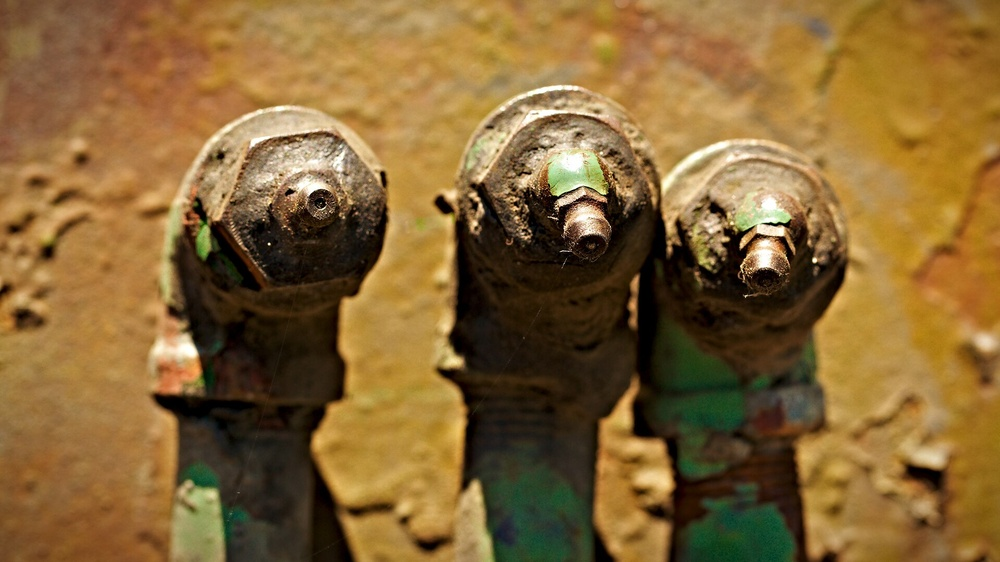
#> input picture data/pipe_corrosion.jpg, 1000 x 562 px, shrunk from 1920 x 1080 before the run
$ python -i inspection.py   (imports and definitions only)
#> lines starting #> are read from the running program, lines starting #| are printed output that depends on the picture; after the words box and inside, x2 and y2 are one past the last pixel; in counts of white or black regions, pixels touching at a corner belong together
import cv2
import numpy as np


def compute_foreground_roi_mask(img, output_roi_path=None):
    """Computes a classical OpenCV foreground ROI mask based on structural edges,

    gradients, and morphological grouping of equipment/pipe boundaries.
    Includes safeguards against full-frame, tiny contours, and low-extent hollow blobs.
    """
    height, width = img.shape[:2]
    total_pixels = height * width

    gray = cv2.cvtColor(img, cv2.COLOR_BGR2GRAY)
    blurred = cv2.GaussianBlur(gray, (5, 5), 0)

    # Canny edge detection for structural equipment/pipe edges
    edges = cv2.Canny(blurred, 50, 150)

    # Morphological operations to group structural edges into solid foreground equipment regions
    close_kernel = cv2.getStructuringElement(cv2.MORPH_RECT, (9, 9))
    dilate_kernel = cv2.getStructuringElement(cv2.MORPH_RECT, (5, 5))

    closed = cv2.morphologyEx(edges, cv2.MORPH_CLOSE, close_kernel)
    dilated = cv2.dilate(closed, dilate_kernel, iterations=1)

    # Find external contours of structural equipment regions
    contours, _ = cv2.findContours(dilated, cv2.RETR_EXTERNAL, cv2.CHAIN_APPROX_SIMPLE)

    roi_mask = np.zeros((height, width), dtype=np.uint8)
    min_roi_area = int(total_pixels * 0.001)  # Reject tiny components (<0.1% of image)

    roi_components_total = 0
    roi_rejection_audit = []

    for cnt in contours:
        area = cv2.contourArea(cnt)
        if area < min_roi_area:
            continue

        x, y, w, h = cv2.boundingRect(cnt)
        roi_components_total += 1

        # Safeguard: Reject contours that span essentially the entire frame (giant frame rejection)
        is_frame_spanning = (
            (w >= 0.85 * width and h >= 0.85 * height) or
            (area > 0.70 * total_pixels)
        )
        if is_frame_spanning:
            continue

        # Extent / fill-ratio filter: extent = contour_area / bounding_box_area
        bb_area = float(w * h)
        extent = float(area) / bb_area if bb_area > 0 else 0.0

        if extent < 0.15:
            roi_rejection_audit.append({
                "box": (int(x), int(y), int(w), int(h)),
                "extent": round(extent, 3),
                "area": area
            })
            continue

        # Draw valid equipment ROI component onto mask
        cv2.drawContours(roi_mask, [cnt], -1, 255, -1)

    # Fallback for synthetic plain images where edge density might be low
    if np.sum(roi_mask > 0) == 0:
        roi_mask.fill(255)

    if output_roi_path is not None:
        cv2.imwrite(output_roi_path, roi_mask)

    return roi_mask, roi_components_total, roi_rejection_audit


def inspect_corrosion(image_path_or_array, output_annotated_path=None, output_roi_path=None, use_roi=True):
    """Inspects an industrial image for corrosion (rust/staining) using classical OpenCV,

    with optional classical foreground pipe/equipment ROI segmentation and extent filtering.

    Thresholds for recommendation:
    - PASS: corrosion_percentage < 2.0%
    - WARNING: 2.0% <= corrosion_percentage < 10.0%
    - CRITICAL: corrosion_percentage >= 10.0%

    Returns:
        dict containing image dimensions, pixel count, percentage, region count,
        bounding boxes, and recommendation, along with diagnostic mask metrics and ROI audit.
    """
#> called with image_path_or_array = '../data/pipe_corrosion.jpg', use_roi = True
    if isinstance(image_path_or_array, str):
        img = cv2.imread(image_path_or_array)
#> img is the input picture: shape (562, 1000, 3); mean B, G, R 53.3, 101.4, 133
        if img is None:
            raise FileNotFoundError(f"Could not load image from {image_path_or_array}")
    else:
        img = image_path_or_array.copy()

    height, width = img.shape[:2]
#> height = 562; width = 1000
    total_pixels = height * width
#> total_pixels = 562000

    # Step 1: Compute foreground ROI mask if enabled
    roi_components_total = 0
    roi_rejection_audit = []
    if use_roi:
        roi_mask, roi_components_total, roi_rejection_audit = compute_foreground_roi_mask(img, output_roi_path=output_roi_path)
#> in compute_foreground_roi_mask, `gray = cv2.cvtColor(img, cv2.COLOR_BGR2GRAY)`:
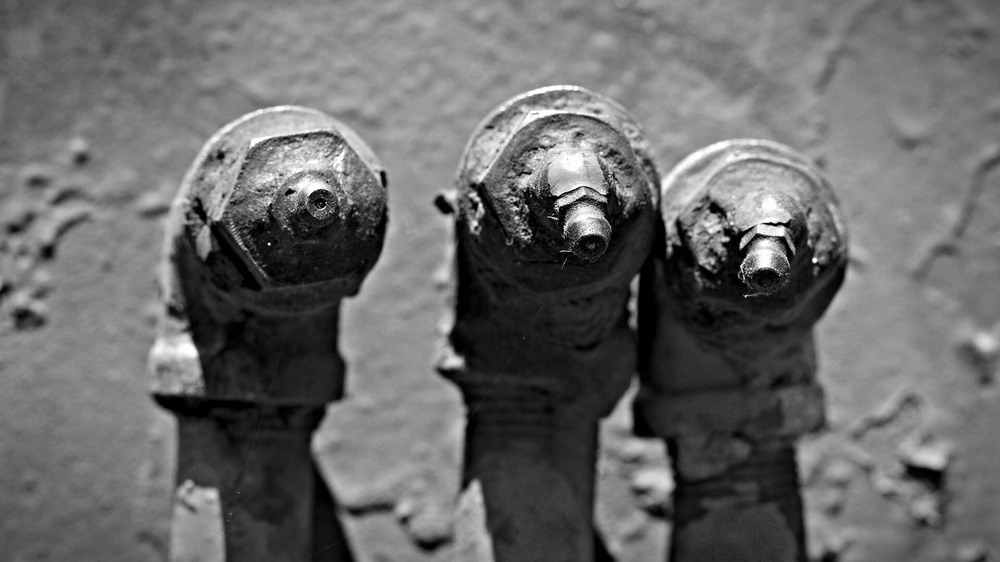
#> gray: shape (562, 1000); min 0, max 255, mean 105.4
#> in compute_foreground_roi_mask, `edges = cv2.Canny(blurred, 50, 150)`:
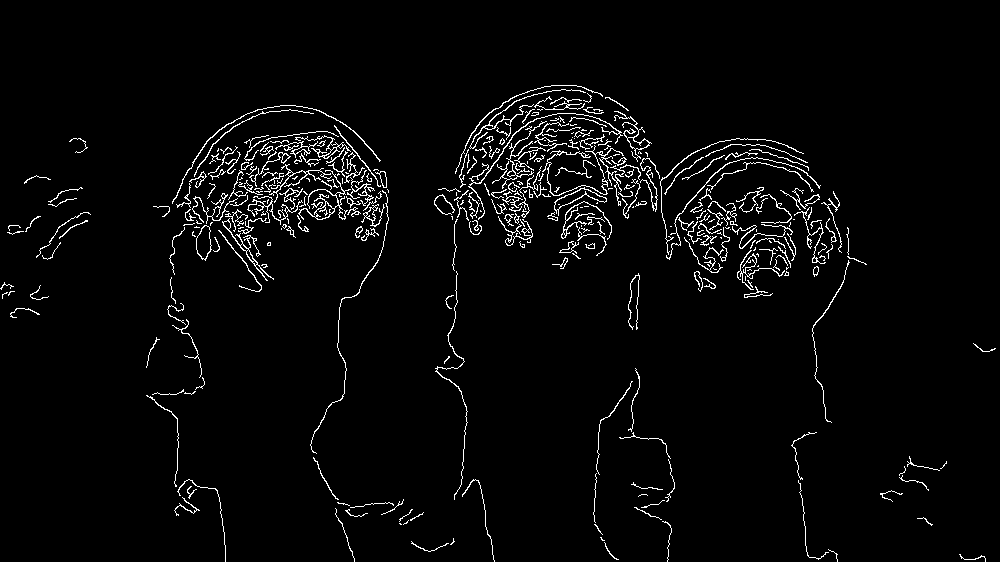
#> edges: shape (562, 1000); 3.2% white in thin lines or dots, all inside (x1, y1, x2, y2) = (0, 85, 996, 562)
#> in compute_foreground_roi_mask, `closed = cv2.morphologyEx(edges, cv2.MORPH_CLOSE, close_kernel)`: closed: shape (562, 1000); 11.1% white; 26 white regions (1 under 20 px), largest, box (x1, y1, x2, y2) and area: (434, 85, 867, 423) 35840, (153, 105, 404, 562) 20055, (146, 277, 226, 562) 1559
#> in compute_foreground_roi_mask, `dilated = cv2.dilate(closed, dilate_kernel, iterations=1)`: dilated: shape (562, 1000); 15.7% white; 21 white regions
#> in compute_foreground_roi_mask, `contours, _ = cv2.findContours(dilated, cv2.RETR_EXTERNAL, cv2.CHAIN_A..`: contours = 21 contours; largest, box (x1, y1, x2, y2) and area: (432, 83, 869, 562) 50338, (144, 103, 426, 562) 30976, (591, 366, 677, 562) 3024, (789, 430, 840, 562) 993, (34, 210, 93, 262) 992
#> the loop in compute_foreground_roi_mask, `for cnt in contours:` made 21 passes
#> area on passes 1, 2, 3, 4, 8, 9, 10, 11, 12, 14, 15, 17: 185, 298.5, 115, 234.5, 168, 196, 240.5, 220.5, 235, 48.5, 350, 473
#> (area, x, y, w, h, bb_area, extent) on passes 5, 6, 7, 13, 16, 20: (574.5, 897, 454, 52, 39, 2028, 0.283), (993, 789, 430, 51, 132, 6732, 0.148), (3024, 591, 366, 86, 196, 16856, 0.179), (702, 626, 271, 16, 61, 976, 0.719), (991.5, 34, 210, 59, 52, 3068, 0.323), (30975.5, 144, 103, 282, 459, 129438, 0.239)
#> after the loop in compute_foreground_roi_mask, `for cnt in contours:`:
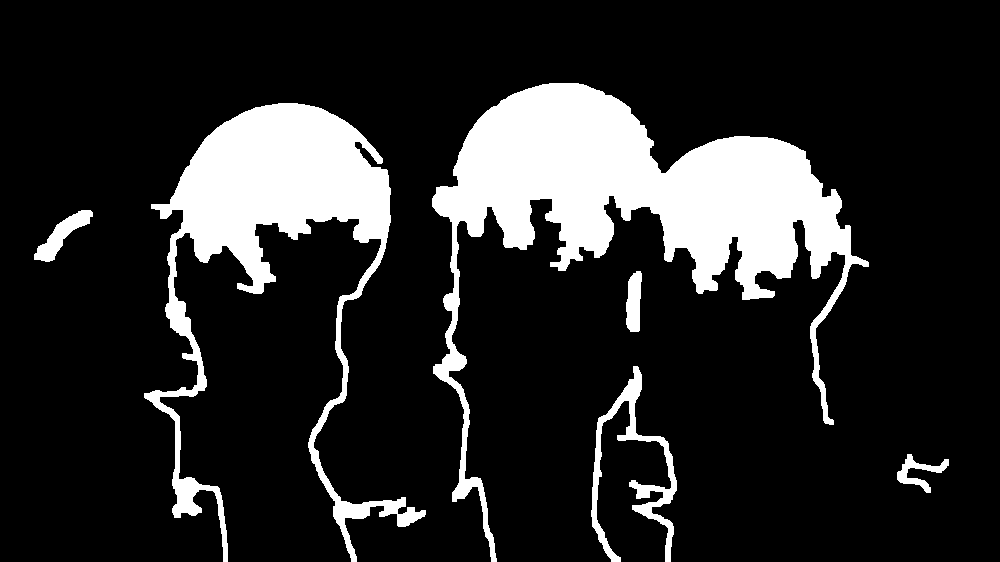
#> roi_mask: shape (562, 1000); 16.1% white; 6 white regions, box (x1, y1, x2, y2) and area: (432, 83, 869, 562) 51814, (144, 103, 426, 562) 32373, (591, 366, 677, 562) 3519, (34, 210, 93, 262) 1071, (626, 271, 642, 332) 770, (897, 454, 949, 493) 675
#> after the loop in compute_foreground_roi_mask, `for cnt in contours:`: roi_components_total = 7; roi_rejection_audit = 1 item
#> roi_components_total = 7; roi_rejection_audit = 1 item
    else:
        roi_mask = np.full((height, width), 255, dtype=np.uint8)

    foreground_roi_pixels = int(np.sum(roi_mask > 0))
#> foreground_roi_pixels = 90222
    foreground_roi_coverage_percentage = (foreground_roi_pixels / total_pixels) * 100.0
#> foreground_roi_coverage_percentage = 16.05

    # Step 2: Apply gentle Gaussian blur to reduce high-frequency texture noise
    blurred = cv2.GaussianBlur(img, (5, 5), 0)
#> blurred: shape (562, 1000, 3)

    # Convert to HSV color space for robust color segmentation of rust/orange-brown tones
    hsv = cv2.cvtColor(blurred, cv2.COLOR_BGR2HSV)
#> hsv: shape (562, 1000, 3); mean H, S, V 19.7, 159.7, 134.3

    # Define refined color range for rust / corrosion in HSV
    lower_rust = np.array([5, 50, 50], dtype=np.uint8)
    upper_rust = np.array([25, 255, 255], dtype=np.uint8)

    raw_hsv_mask = cv2.inRange(hsv, lower_rust, upper_rust)
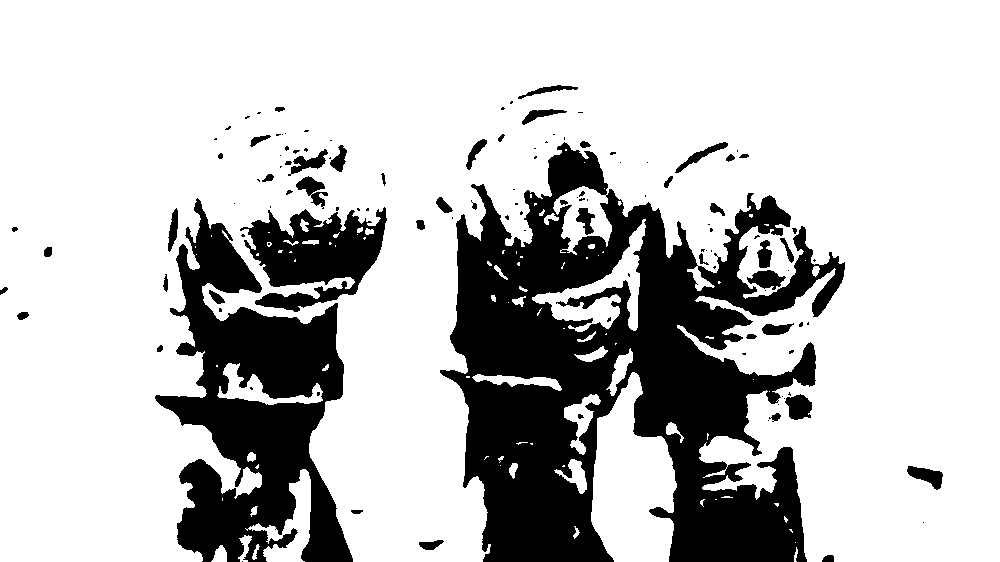
#> raw_hsv_mask: shape (562, 1000); 76% white; 122 black regions (72 under 20 px), largest, box (x1, y1, x2, y2) and area: (440, 142, 845, 562) 85271, (155, 198, 353, 562) 33919, (240, 207, 387, 312) 8499
    raw_hsv_mask_pixels = int(np.sum(raw_hsv_mask > 0))
#> raw_hsv_mask_pixels = 427356
    raw_hsv_mask_percentage = (raw_hsv_mask_pixels / total_pixels) * 100.0
#> raw_hsv_mask_percentage = 76.04

    # Step 3: Restrict corrosion detection using foreground ROI mask
    restricted_hsv_mask = cv2.bitwise_and(raw_hsv_mask, roi_mask)
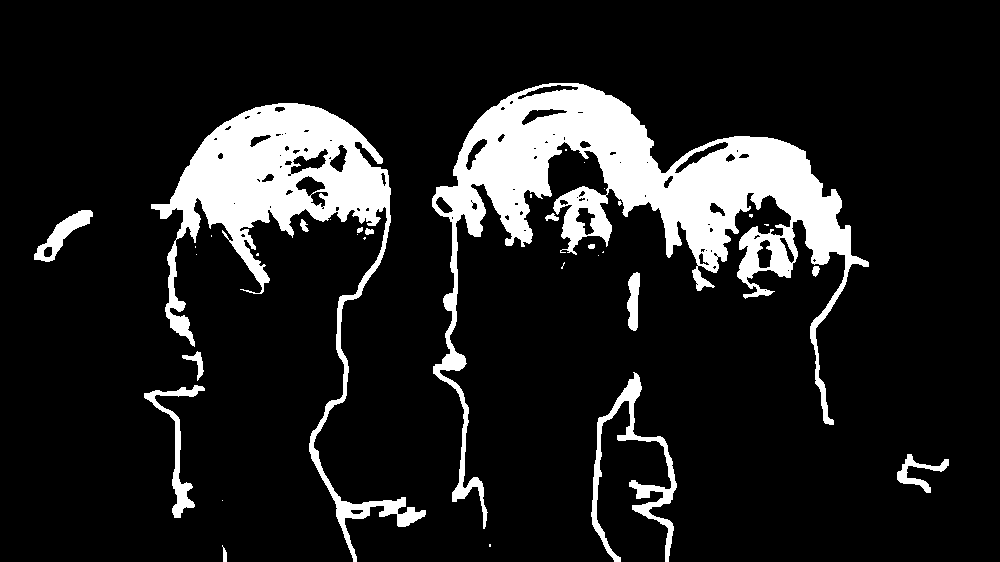
#> restricted_hsv_mask: shape (562, 1000); 12.9% white; 34 white regions (19 under 20 px), largest, box (x1, y1, x2, y2) and area: (432, 83, 869, 529) 40924, (151, 103, 426, 562) 24152, (591, 372, 677, 562) 3110
    restricted_mask_pixels = int(np.sum(restricted_hsv_mask > 0))
#> restricted_mask_pixels = 72390
    restricted_mask_percentage = (restricted_mask_pixels / total_pixels) * 100.0
#> restricted_mask_percentage = 12.88

    # Step 4: Morphological operations on restricted mask to clean noise and bridge fragmented corrosion spots
    open_kernel = cv2.getStructuringElement(cv2.MORPH_RECT, (5, 5))
#> open_kernel = [[1, 1, 1, 1, 1], [1, 1, 1, 1, 1], [1, 1, 1, 1, 1], [1, 1, 1, 1, 1], [1, 1, 1, 1, 1]]
    close_kernel = cv2.getStructuringElement(cv2.MORPH_RECT, (7, 7))

    mask = cv2.morphologyEx(restricted_hsv_mask, cv2.MORPH_OPEN, open_kernel)
#> mask: shape (562, 1000); 11.9% white; 57 white regions, largest, box (x1, y1, x2, y2) and area: (436, 84, 869, 271) 32103, (151, 103, 391, 283) 19276, (562, 189, 612, 248) 1693
    mask = cv2.morphologyEx(mask, cv2.MORPH_CLOSE, close_kernel)
#> mask: shape (562, 1000); 12.4% white; 38 white regions
    post_morph_pixels = int(np.sum(mask > 0))
#> post_morph_pixels = 69898
    post_morph_mask_percentage = (post_morph_pixels / total_pixels) * 100.0
#> post_morph_mask_percentage = 12.44

    # Step 5: Contour analysis to find distinct corrosion regions and filter tiny false-positive noise
    contours, _ = cv2.findContours(mask, cv2.RETR_EXTERNAL, cv2.CHAIN_APPROX_SIMPLE)
#> contours = 38 contours, 3 with area under 20; largest, box (x1, y1, x2, y2) and area: (436, 84, 869, 282) 35112, (151, 103, 391, 283) 21040, (554, 189, 612, 248) 1832, (332, 493, 426, 527) 1350, (629, 457, 677, 516) 1014

    # Dynamic minimum contour area based on image dimensions to suppress tiny background artifacts
    min_contour_area = max(100, int(total_pixels * 0.0002))
#> min_contour_area = 112

    valid_contours = []
    filtered_mask = np.zeros_like(mask)
    rejection_audit = []

    for cnt in contours:
        area = cv2.contourArea(cnt)
        if area < min_contour_area:
            rejection_audit.append({"reason": "Below min_contour_area", "area": area})
            continue

        x, y, w, h = cv2.boundingRect(cnt)

        # REJECTION RULE: Reject giant frame-spanning or near-frame-spanning background contours.
        is_frame_spanning = (
            (w >= 0.85 * width and h >= 0.85 * height) or
            (area > 0.70 * total_pixels)
        )
        if is_frame_spanning:
            rejection_audit.append({"reason": "Frame-spanning giant contour", "area": area, "box": (x, y, w, h)})
            continue

        valid_contours.append(cnt)
        cv2.drawContours(filtered_mask, [cnt], -1, 255, -1)
#> this loop made 38 passes
#> (area, x, y, w, h) on passes 3, 4, 5, 7, 8, 9, 12, 14, 19, 20, 21, 23: (203.5, 660, 519, 14, 37), (1349.5, 332, 493, 94, 34), (474, 452, 460, 32, 42), (1013.5, 629, 457, 48, 59), (355, 897, 454, 34, 39), (425, 591, 450, 14, 88), (203.5, 309, 431, 12, 37), (744, 172, 419, 22, 99), (205, 167, 386, 36, 11), (237.5, 816, 379, 18, 46), (664, 612, 375, 29, 66), (116.5, 192, 352, 11, 23)
#> area on passes 1, 2, 6, 11, 15, 16: 28.5, 27, 89.5, 92, 81.5, 44
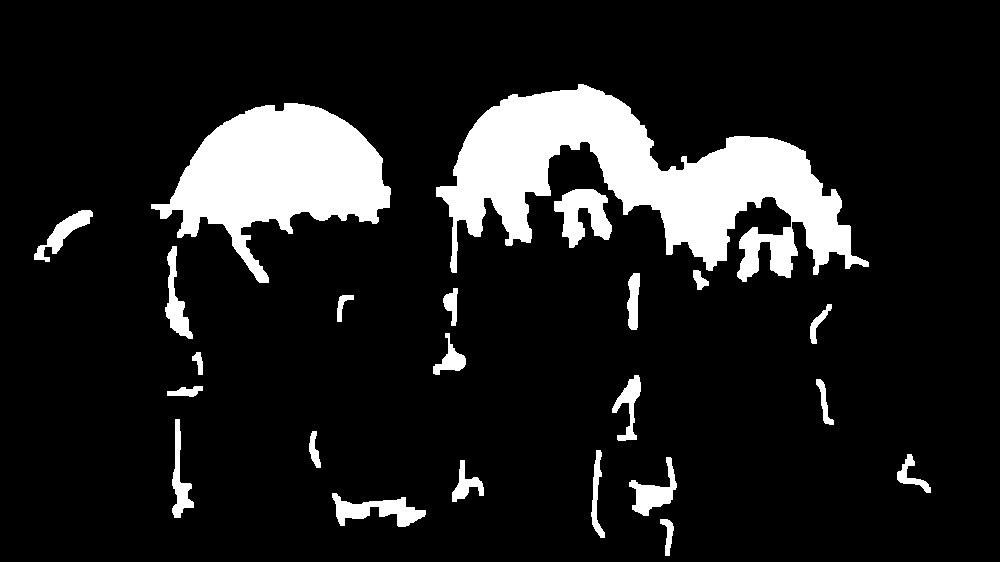
#> filtered_mask: shape (562, 1000); 12.5% white; 23 white regions
#> after the loop, rejection_audit = 15 items; valid_contours = 23 contours; largest, box (x1, y1, x2, y2) and area: (436, 84, 869, 282) 35112, (151, 103, 391, 283) 21040, (554, 189, 612, 248) 1832, (332, 493, 426, 527) 1350, (629, 457, 677, 516) 1014

    # Recalculate corrosion pixels and percentage based on valid filtered regions
    corrosion_pixels = int(np.sum(filtered_mask > 0))
#> corrosion_pixels = 70454
    corrosion_percentage = (
        (corrosion_pixels / total_pixels) * 100.0 if total_pixels > 0 else 0.0
    )
#> corrosion_percentage = 12.54

    bounding_boxes = []
    annotated_img = img.copy()

    for cnt in valid_contours:
        x, y, w, h = cv2.boundingRect(cnt)
        bounding_boxes.append((int(x), int(y), int(w), int(h)))
        cv2.rectangle(annotated_img, (x, y), (x + w, y + h), (0, 0, 255), 2)
#> this loop made 23 passes
#> (x, y, w, h) on passes 1 to 12: (660, 519, 14, 37), (332, 493, 94, 34), (452, 460, 32, 42), (629, 457, 48, 59), (897, 454, 34, 39), (591, 450, 14, 88), (309, 431, 12, 37), (172, 419, 22, 99), (167, 386, 36, 11), (816, 379, 18, 46), (612, 375, 29, 66), (192, 352, 11, 23)
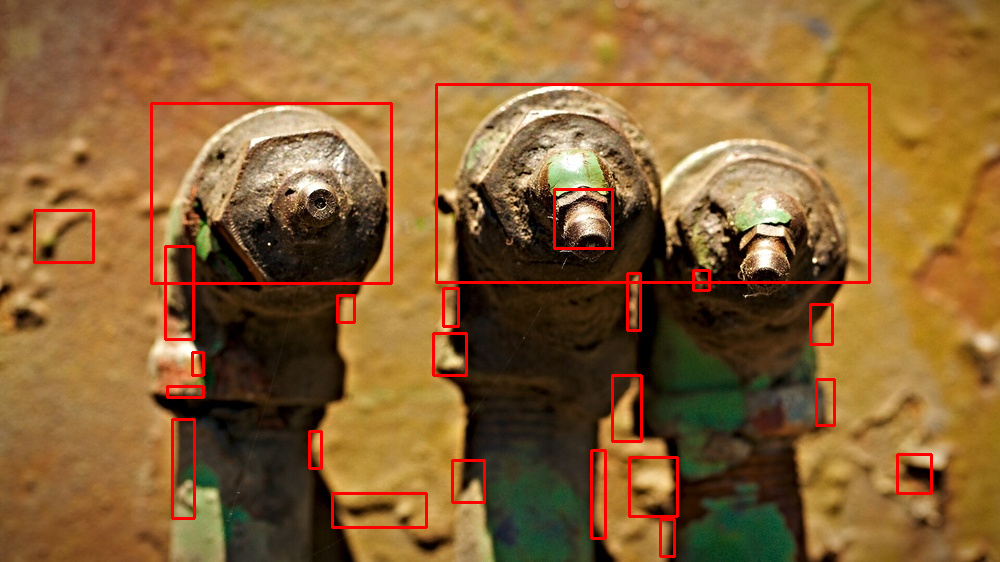
#> annotated_img: shape (562, 1000, 3); 2.84% of pixels changed, all inside (x1, y1, x2, y2) = (33, 83, 933, 558)
#> after the loop, bounding_boxes = 23 items, first 6: (660, 519, 14, 37), (332, 493, 94, 34), (452, 460, 32, 42), (629, 457, 48, 59), (897, 454, 34, 39), (591, 450, 14, 88)

    region_count = len(bounding_boxes)
#> region_count = 23

    # Determine recommendation based on documented thresholds
    if corrosion_percentage < 2.0:
        recommendation = "PASS"
    elif corrosion_percentage < 10.0:
        recommendation = "WARNING"
    else:
        recommendation = "CRITICAL"

    if output_annotated_path is not None:
        cv2.imwrite(output_annotated_path, annotated_img)

    return {
        "dimensions": {"width": width, "height": height},
        "total_pixels": total_pixels,
        "raw_hsv_mask_percentage": round(raw_hsv_mask_percentage, 2),
        "foreground_roi_coverage_percentage": round(foreground_roi_coverage_percentage, 2),
        "restricted_mask_percentage": round(restricted_mask_percentage, 2),
        "post_morph_mask_percentage": round(post_morph_mask_percentage, 2),
        "corrosion_pixel_count": corrosion_pixels,
        "corrosion_percentage": round(corrosion_percentage, 2),
        "region_count": region_count,
        "bounding_boxes": bounding_boxes,
        "recommendation": recommendation,
        "roi_components_total": roi_components_total,
        "roi_rejection_audit": roi_rejection_audit,
        "rejection_audit": rejection_audit,
    }

>>> result = inspect_corrosion('../data/pipe_corrosion.jpg')
#> result = 14 items
